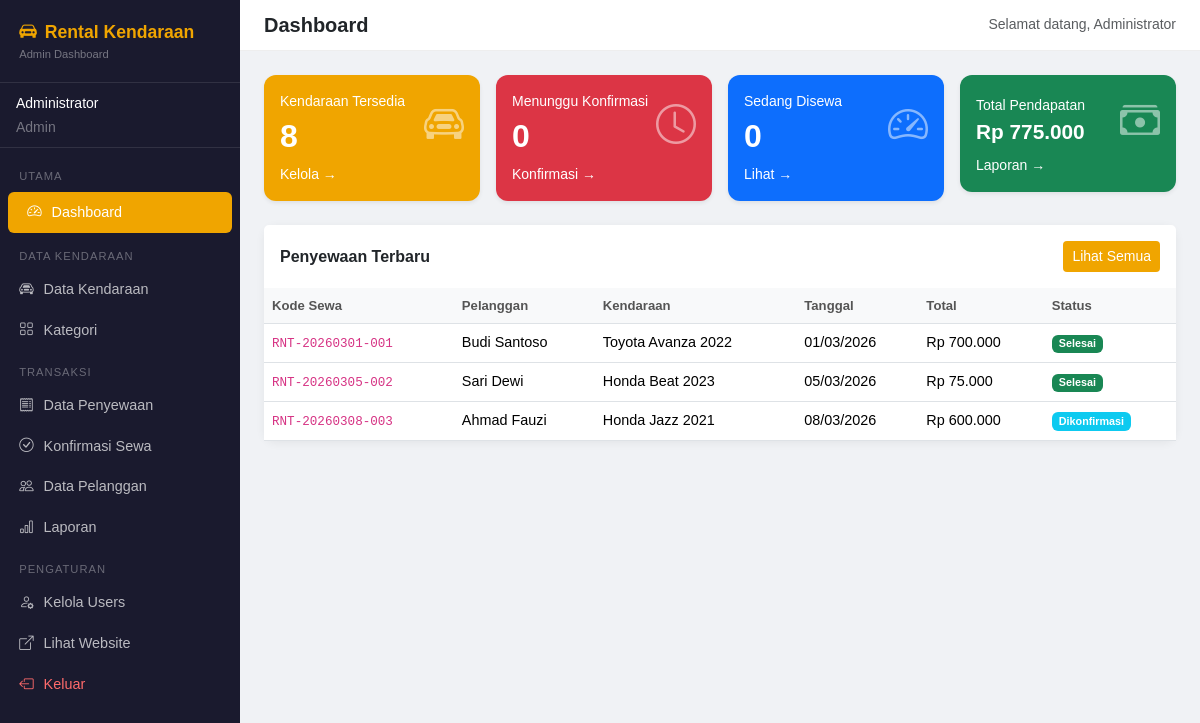
Screenshot of /backend/index.php (signed in) with the database file from the repository.
### tables this page shows
CREATE TABLE IF NOT EXISTS penyewaan (
    id INT AUTO_INCREMENT PRIMARY KEY,
    kode_sewa VARCHAR(20) UNIQUE NOT NULL,
    pelanggan_id INT,
    kendaraan_id INT,
    tanggal_mulai DATE NOT NULL,
    tanggal_selesai DATE NOT NULL,
    total_hari INT NOT NULL,
    total_harga DECIMAL(12,2) NOT NULL,
    status ENUM('menunggu', 'dikonfirmasi', 'berjalan', 'selesai', 'dibatalkan') DEFAULT 'menunggu',
    catatan TEXT,
    created_at TIMESTAMP DEFAULT CURRENT_TIMESTAMP,
    FOREIGN KEY (pelanggan_id) REFERENCES pelanggan(id) ON DELETE SET NULL,
    FOREIGN KEY (kendaraan_id) REFERENCES kendaraan(id) ON DELETE SET NULL
);

CREATE TABLE IF NOT EXISTS pelanggan (
    id INT AUTO_INCREMENT PRIMARY KEY,
    nama VARCHAR(100) NOT NULL,
    email VARCHAR(100),
    no_hp VARCHAR(20) NOT NULL,
    no_ktp VARCHAR(30) NOT NULL,
    alamat TEXT,
    created_at TIMESTAMP DEFAULT CURRENT_TIMESTAMP
);

CREATE TABLE IF NOT EXISTS kendaraan (
    id INT AUTO_INCREMENT PRIMARY KEY,
    kategori_id INT,
    nama VARCHAR(100) NOT NULL,
    plat VARCHAR(20) NOT NULL,
    harga_per_hari DECIMAL(10,2) NOT NULL,
    stok INT DEFAULT 1,
    deskripsi TEXT,
    gambar VARCHAR(255) DEFAULT 'default.jpg',
    status ENUM('tersedia', 'disewa', 'maintenance') DEFAULT 'tersedia',
    created_at TIMESTAMP DEFAULT CURRENT_TIMESTAMP,
    FOREIGN KEY (kategori_id) REFERENCES kategori(id) ON DELETE SET NULL
);

### backend/index.php (the view, shortened to what this page needs)
<?php
require_once '../config/database.php';
$totalKendaraan = $conn->query("SELECT COUNT(*) as c FROM kendaraan WHERE status='tersedia'")->fetch_assoc()['c'];
$menunggu = $conn->query("SELECT COUNT(*) as c FROM penyewaan WHERE status='menunggu'")->fetch_assoc()['c'];
$berjalan = $conn->query("SELECT COUNT(*) as c FROM penyewaan WHERE status='berjalan'")->fetch_assoc()['c'];
$pendapatan = $conn->query("SELECT SUM(total_harga) as total FROM penyewaan WHERE status='selesai'")->fetch_assoc()['total'];
$penyewaanTerbaru = $conn->query("
    SELECT p.*, pl.nama as nama_pelanggan, k.nama as nama_kendaraan
    FROM penyewaan p
    LEFT JOIN pelanggan pl ON p.pelanggan_id = pl.id
    LEFT JOIN kendaraan k ON p.kendaraan_id = k.id
    ORDER BY p.created_at DESC LIMIT 5
");
?>
<?php include 'includes/header.php'; ?>
<?php include 'includes/sidebar.php'; ?>
<div class="main-content">
    <div class="topbar d-flex justify-content-between align-items-center">
        <h5 class="mb-0 fw-bold">Dashboard</h5>
        <small class="text-muted">Selamat datang, <?= htmlspecialchars($_SESSION['user_name']) ?></small>
    </div>
    <div class="content-area">
        <div class="row g-3 mb-4">
            <div class="col-md-3">
                <div class="card stat-card p-3 shadow-sm" style="background:#f0a500;">
                    <div class="d-flex justify-content-between align-items-center">
                        <div>
                            <div class="text-white small">Kendaraan Tersedia</div>
                            <div class="text-white fw-bold" style="font-size:2rem;"><?= $totalKendaraan ?></div>
                        </div>
                        <i class="bi bi-car-front text-white" style="font-size:2.5rem; opacity:0.5;"></i>
                    </div>
                    <a href="kendaraan.php" class="text-white small d-block mt-1 text-decoration-none">Kelola →</a>
                </div>
            </div>
            <div class="col-md-3">
                <div class="card stat-card p-3 shadow-sm" style="background:#dc3545;">
                    <div class="d-flex justify-content-between align-items-center">
                        <div>
                            <div class="text-white small">Menunggu Konfirmasi</div>
                            <div class="text-white fw-bold" style="font-size:2rem;"><?= $menunggu ?></div>
                        </div>
                        <i class="bi bi-clock text-white" style="font-size:2.5rem; opacity:0.5;"></i>
                    </div>
                    <a href="konfirmasi.php" class="text-white small d-block mt-1 text-decoration-none">Konfirmasi →</a>
                </div>
            </div>
            <div class="col-md-3">
                <div class="card stat-card p-3 shadow-sm" style="background:#0d6efd;">
                    <div class="d-flex justify-content-between align-items-center">
                        <div>
                            <div class="text-white small">Sedang Disewa</div>
                            <div class="text-white fw-bold" style="font-size:2rem;"><?= $berjalan ?></div>
                        </div>
                        <i class="bi bi-speedometer2 text-white" style="font-size:2.5rem; opacity:0.5;"></i>
                    </div>
                    <a href="penyewaan.php" class="text-white small d-block mt-1 text-decoration-none">Lihat →</a>
                </div>
            </div>
            <div class="col-md-3">
                <div class="card stat-card p-3 shadow-sm" style="background:#198754;">
                    <div class="d-flex justify-content-between align-items-center">
                        <div>
                            <div class="text-white small">Total Pendapatan</div>
                            <div class="text-white fw-bold" style="font-size:1.3rem;">Rp <?= number_format($pendapatan ?? 0, 0, ',', '.') ?></div>
                        </div>
                        <i class="bi bi-cash-stack text-white" style="font-size:2.5rem; opacity:0.5;"></i>
                    </div>
                    <a href="laporan.php" class="text-white small d-block mt-1 text-decoration-none">Laporan →</a>
                </div>
            </div>
        </div>
        <div class="card page-card">
            <div class="card-header bg-white border-0 py-3 d-flex justify-content-between align-items-center">
                <h6 class="mb-0 fw-bold">Penyewaan Terbaru</h6>
                <a href="penyewaan.php" class="btn btn-sm text-white" style="background:#f0a500;">Lihat Semua</a>
            </div>
            <div class="table-responsive">
                <table class="table table-hover mb-0">
                    <thead>
                        <tr>
                            <th>Kode Sewa</th>
                            <th>Pelanggan</th>
                            <th>Kendaraan</th>
                            <th>Tanggal</th>
                            <th>Total</th>
                            <th>Status</th>
                        </tr>
                    </thead>
                    <tbody>
                        <?php while ($row = $penyewaanTerbaru->fetch_assoc()): ?>
                        <tr>
                            <td><code><?= $row['kode_sewa'] ?></code></td>
                            <td><?= htmlspecialchars($row['nama_pelanggan']) ?></td>
                            <td><?= htmlspecialchars($row['nama_kendaraan']) ?></td>
                            <td><?= date('d/m/Y', strtotime($row['tanggal_mulai'])) ?></td>
                            <td>Rp <?= number_format($row['total_harga'], 0, ',', '.') ?></td>
                            <td>
                                <?php
                                $warnaBadge = [
                                    'menunggu'    => 'warning text-dark',
                                    'dikonfirmasi'=> 'info',
                                    'berjalan'    => 'primary',
                                    'selesai'     => 'success',
                                    'dibatalkan'  => 'danger',
                                ];
                                $badge = $warnaBadge[$row['status']] ?? 'secondary';
                                ?>
                                <span class="badge bg-<?= $badge ?>"><?= ucfirst($row['status']) ?></span>
                            </td>
                        </tr>
                        <?php endwhile; ?>
                    </tbody>
                </table>
            </div>
        </div>
    </div>
</div>
<?php include 'includes/footer.php'; ?>

### backend/includes/header.php (style rules this page uses)
body { background-color: #f0f2f5; font-family: sans-serif; }
.main-content { margin-left: 240px; min-height: 100vh; }
.topbar { background: #fff; padding: 0.8rem 1.5rem; border-bottom: 1px solid #eee; position: sticky; top: 0; z-index: 900; }
.content-area { padding: 1.5rem; }
.stat-card { border-radius: 12px; border: none; }
.table thead th { background: #f8f9fa; font-size: 0.82rem; font-weight: 600; color: #555; }
.table td { vertical-align: middle; font-size: 0.9rem; }
.page-card { background: #fff; border-radius: 12px; border: none; box-shadow: 0 2px 10px rgba(0,0,0,0.06); }

### rows the page displays
penyewaan: kode_sewa "RNT-20260301-001", pelanggan.nama "Budi Santoso", kendaraan.nama "Toyota Avanza 2022", tanggal_mulai "01/03/2026", total_harga "700.000", status "Selesai"
penyewaan: kode_sewa "RNT-20260305-002", pelanggan.nama "Sari Dewi", kendaraan.nama "Honda Beat 2023", tanggal_mulai "05/03/2026", total_harga "75.000", status "Selesai"
penyewaan: kode_sewa "RNT-20260308-003", pelanggan.nama "Ahmad Fauzi", kendaraan.nama "Honda Jazz 2021", tanggal_mulai "08/03/2026", total_harga "600.000", status "Dikonfirmasi"

### other values shown
$_SESSION['user_name'] "Administrator"
$_SESSION['user_role'] "Admin"
$totalKendaraan "8"
$menunggu "0"
$berjalan "0"
$pendapatan "775.000"
